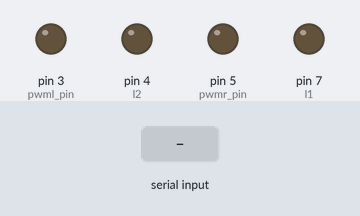
A sketch run on a simulated Arduino Uno, built with avr-gcc and run on an emulated ATmega328P. Shown: output pins drawn as LEDs (lit = HIGH). The inputs (shaded band) are chosen by the test bench. Pins used as bus, display or sensor lines are not drawn.

Above: at 1.2 s.
1.3 s: byte 30 received over Serial
At 1.6 s:
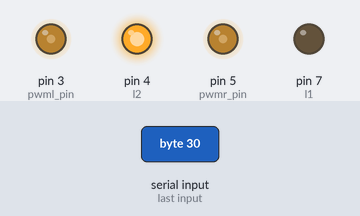
Timing chart, 0 to 4.3 s (numbered marks = the images above; inputs shaded):
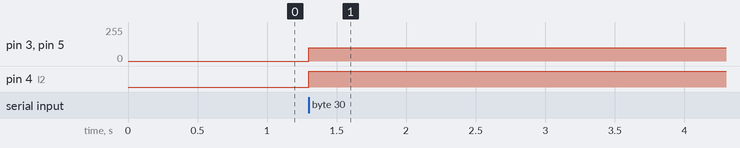

Measured:
- after the input at 1.3 s, pin 3 (pwml_pin), pin 5 (pwmr_pin): 0/255 → 100/255 at once; pin 4 (l2): LOW → HIGH at once

The sketch:

turn_test.ino
```cpp
#define l1 7
#define l2 4
#define pwml_pin 3
#define r1 6
#define r2 2
#define pwmr_pin 5
char s;
void setup() {
  // put your setup code here, to run once:
Serial.begin(38400);
pinMode(l1,OUTPUT);
pinMode(l2,OUTPUT);
pinMode(pwml_pin,OUTPUT);
pinMode(r1,OUTPUT);
pinMode(r2,OUTPUT);
pinMode(pwmr_pin,OUTPUT);
}

void loop() {
  // put your main code here, to run repeatedly:
if(Serial.available()){
  s=Serial.read();

  s=s-47;
  right();
  delay(100*s);
  halt();
}
}
void forward(){
  digitalWrite(l1,HIGH);
  digitalWrite(l2,LOW);
  digitalWrite(r1,HIGH);
  digitalWrite(r2,LOW);
  analogWrite(pwml_pin,160);
  analogWrite(pwmr_pin,220);
  delay(1500);
  halt();
}

void back(){
  digitalWrite(l2,HIGH);
  digitalWrite(l1,LOW);
  digitalWrite(r2,HIGH);
  digitalWrite(r1,LOW);
  analogWrite(pwml_pin,145);
  analogWrite(pwmr_pin,220);
  delay(1500);
  halt();
}

void left(){
  digitalWrite(l1,HIGH);
  digitalWrite(l2,LOW);
  digitalWrite(r2,HIGH);
  digitalWrite(r1,LOW);
  analogWrite(pwmr_pin,100);
  analogWrite(pwml_pin,100);
  delay(1000);
  halt();
}
void right(){
  digitalWrite(l2,HIGH);
  digitalWrite(l1,LOW);
  digitalWrite(r1,HIGH);
  digitalWrite(r2,HIGH);
  analogWrite(pwmr_pin,100);
  analogWrite(pwml_pin,100);
}

void halt(){
    digitalWrite(l2,HIGH);
  digitalWrite(l1,HIGH);
  digitalWrite(r1,HIGH);
  digitalWrite(r2,HIGH);
  digitalWrite(pwmr_pin,HIGH);
  digitalWrite(pwml_pin,HIGH);
}
```
